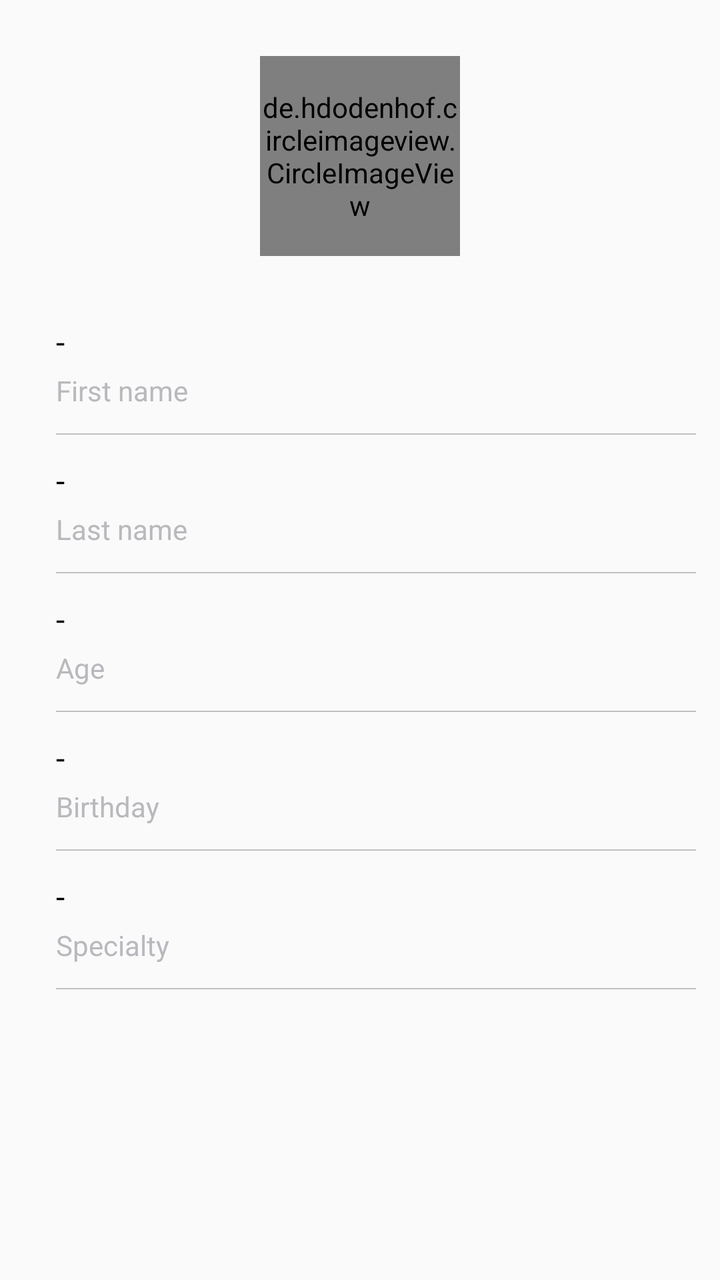
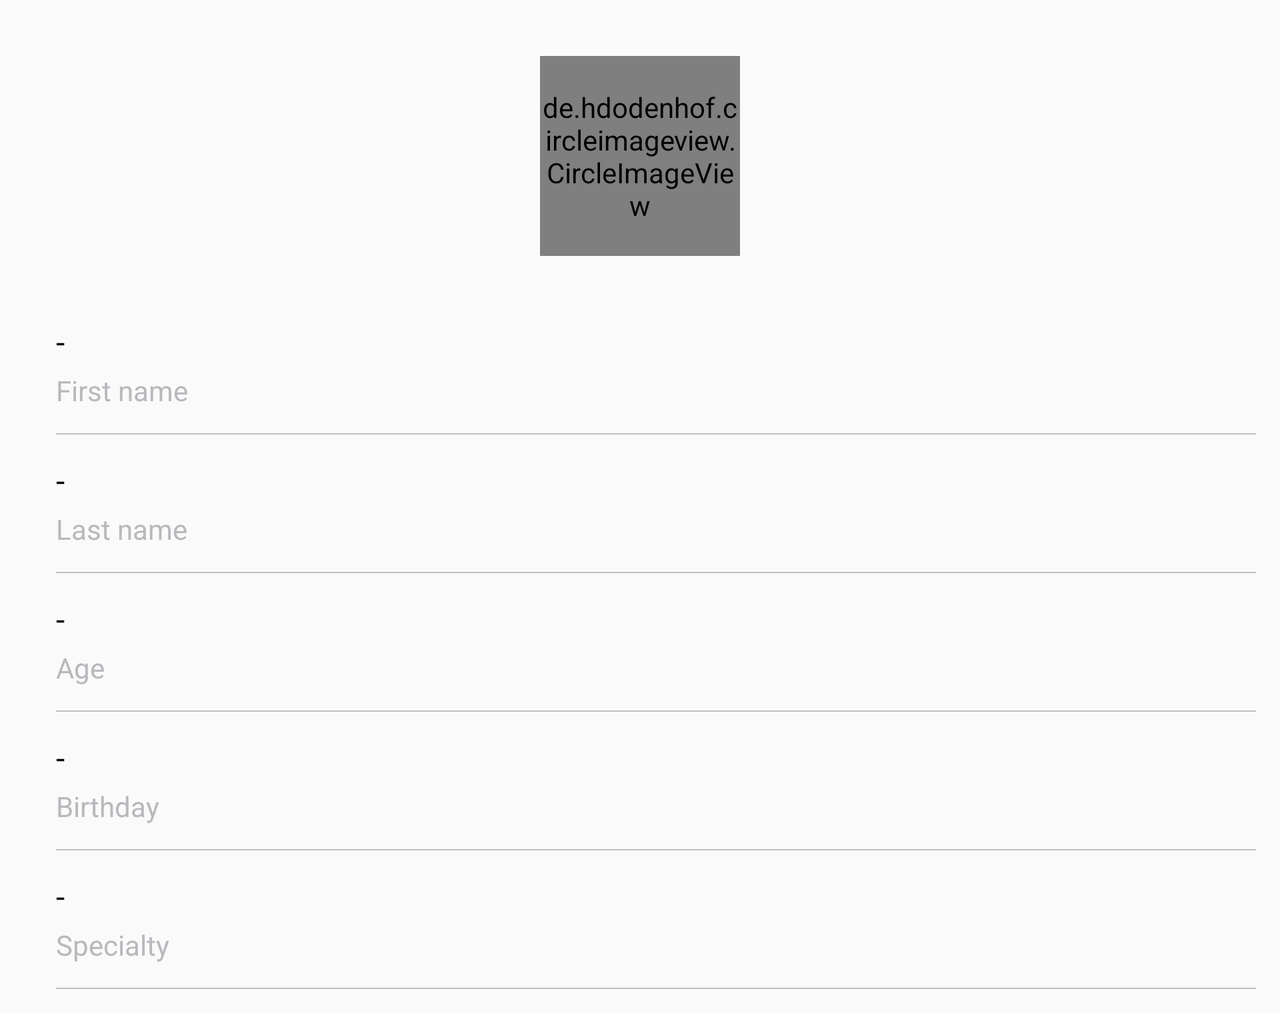

An Android layout and its configuration variant, each rendered on a device that would load it. The default file and the variant file are quoted in full after the pictures.
<!-- AndroidManifest.xml: application theme AppTheme -->
<!-- res/layout/fragment_desc_worker.xml -->
<?xml version="1.0" encoding="utf-8"?>
<androidx.constraintlayout.widget.ConstraintLayout xmlns:android="http://schemas.android.com/apk/res/android"
    xmlns:app="http://schemas.android.com/apk/res-auto"
    xmlns:tools="http://schemas.android.com/tools"
    android:layout_width="match_parent"
    android:layout_height="match_parent"
    android:padding="12dp">

    <de.hdodenhof.circleimageview.CircleImageView
        android:id="@+id/avatar_circle_image_view"
        android:layout_width="100dp"
        android:layout_height="100dp"
        android:layout_marginTop="16dp"
        app:layout_constraintEnd_toEndOf="parent"
        app:layout_constraintStart_toStartOf="parent"
        app:layout_constraintTop_toTopOf="parent"
        tools:src="@tools:sample/avatars" />

    <TextView
        android:id="@+id/first_name_text_view"
        style="@style/WorkerInfoName"
        android:text="@string/first_name"
        app:layout_constraintStart_toStartOf="@+id/value_first_name_text_view"
        app:layout_constraintTop_toBottomOf="@+id/value_first_name_text_view" />

    <TextView
        android:id="@+id/last_name_text_view"
        style="@style/WorkerInfoName"
        android:text="@string/last_name"
        app:layout_constraintStart_toStartOf="@+id/value_last_name_text_view"
        app:layout_constraintTop_toBottomOf="@+id/value_last_name_text_view" />

    <TextView
        android:id="@+id/age_text_view"
        style="@style/WorkerInfoName"
        android:text="@string/age"
        app:layout_constraintStart_toStartOf="@+id/value_age_text_view"
        app:layout_constraintTop_toBottomOf="@+id/value_age_text_view" />

    <TextView
        android:id="@+id/birthday_name_text_view"
        style="@style/WorkerInfoName"
        android:text="@string/birthday"
        app:layout_constraintStart_toStartOf="@+id/value_birthday_text_view"
        app:layout_constraintTop_toBottomOf="@+id/value_birthday_text_view" />

    <TextView
        android:id="@+id/special_text_view"
        style="@style/WorkerInfoName"
        android:text="@string/specialty"
        app:layout_constraintStart_toStartOf="@+id/value_special_text_view"
        app:layout_constraintTop_toBottomOf="@+id/value_special_text_view" />

    <TextView
        android:id="@+id/value_first_name_text_view"
        style="@style/WorkerInfoValue"
        android:layout_marginStart="16dp"
        android:layout_marginLeft="16dp"
        android:layout_marginTop="32dp"
        app:layout_constraintStart_toStartOf="parent"
        app:layout_constraintTop_toBottomOf="@+id/avatar_circle_image_view" />

    <TextView
        android:id="@+id/value_last_name_text_view"
        style="@style/WorkerInfoValue"
        app:layout_constraintStart_toStartOf="@+id/horizontal_line1"
        app:layout_constraintTop_toBottomOf="@+id/horizontal_line1" />

    <TextView
        android:id="@+id/value_age_text_view"
        style="@style/WorkerInfoValue"
        app:layout_constraintStart_toStartOf="@+id/horizontal_line2"
        app:layout_constraintTop_toBottomOf="@+id/horizontal_line2" />

    <TextView
        android:id="@+id/value_birthday_text_view"
        style="@style/WorkerInfoValue"
        app:layout_constraintStart_toStartOf="@+id/horizontal_line3"
        app:layout_constraintTop_toBottomOf="@+id/horizontal_line3" />

    <TextView
        android:id="@+id/value_special_text_view"
        style="@style/WorkerInfoValue"
        app:layout_constraintStart_toStartOf="@+id/horizontal_line4"
        app:layout_constraintTop_toBottomOf="@+id/horizontal_line4" />

    <View
        android:id="@+id/horizontal_line1"
        style="@style/Line"
        app:layout_constraintEnd_toEndOf="parent"
        app:layout_constraintStart_toStartOf="parent"
        app:layout_constraintTop_toBottomOf="@+id/first_name_text_view" />

    <View
        android:id="@+id/horizontal_line2"
        style="@style/Line"
        app:layout_constraintEnd_toEndOf="parent"
        app:layout_constraintStart_toStartOf="parent"
        app:layout_constraintTop_toBottomOf="@+id/last_name_text_view" />

    <View
        android:id="@+id/horizontal_line3"
        style="@style/Line"
        app:layout_constraintEnd_toEndOf="parent"
        app:layout_constraintHorizontal_bias="0.0"
        app:layout_constraintStart_toStartOf="parent"
        app:layout_constraintTop_toBottomOf="@+id/age_text_view" />

    <View
        android:id="@+id/horizontal_line4"
        style="@style/Line"
        app:layout_constraintEnd_toEndOf="parent"
        app:layout_constraintHorizontal_bias="0.0"
        app:layout_constraintStart_toStartOf="parent"
        app:layout_constraintTop_toBottomOf="@+id/birthday_name_text_view" />

    <View
        android:id="@+id/horizontal_line5"
        style="@style/Line"
        app:layout_constraintEnd_toEndOf="parent"
        app:layout_constraintStart_toStartOf="parent"
        app:layout_constraintTop_toBottomOf="@+id/special_text_view" />

</androidx.constraintlayout.widget.ConstraintLayout>
<!-- resources referenced by this layout -->
<resources>
  <string name="age">Age</string>
  <string name="birthday">Birthday</string>
  <string name="first_name">First name</string>
  <string name="last_name">Last name</string>
  <string name="specialty">Specialty</string>
  <style name="Line">
          <item name="android:layout_width">match_parent</item>
          <item name="android:layout_height">0.5dp</item>
          <item name="android:layout_marginLeft">16dp</item>
          <item name="android:layout_marginTop">12dp</item>
          <item name="android:background">#c0c0c0</item>
      </style>
  <style name="WorkerInfoName">
          <item name="android:layout_width">wrap_content</item>
          <item name="android:layout_height">wrap_content</item>
          <item name="android:layout_marginTop">4dp</item>
          <item name="android:textColor">#b9b8bd</item>
      </style>
  <style name="WorkerInfoValue">
          <item name="android:layout_width">wrap_content</item>
          <item name="android:layout_height">wrap_content</item>
          <item name="android:layout_marginTop">12dp</item>
          <item name="android:text">@string/empty_value</item>
          <item name="android:textColor">#000</item>
          <item name="android:textSize">16sp</item>
      </style>
  <style name="AppTheme" parent="Theme.AppCompat.Light.NoActionBar">
          
          <item name="colorPrimary">@color/colorPrimary</item>
          <item name="colorPrimaryDark">@color/colorPrimaryDark</item>
          <item name="colorAccent">@color/colorAccent</item>
      </style>
  <string name="empty_value">-</string>
  <color name="colorPrimary">#6200EE</color>
  <color name="colorPrimaryDark">#3700B3</color>
  <color name="colorAccent">#03DAC5</color>
</resources>
<!-- res/layout-land/fragment_desc_worker.xml (the repository's variant of the layout above) -->
<!-- drawn on the phone turned sideways -->
<?xml version="1.0" encoding="utf-8"?>
<androidx.core.widget.NestedScrollView xmlns:android="http://schemas.android.com/apk/res/android"
    xmlns:app="http://schemas.android.com/apk/res-auto"
    xmlns:tools="http://schemas.android.com/tools"
    android:layout_width="match_parent"
    android:layout_height="match_parent">

    <androidx.constraintlayout.widget.ConstraintLayout
        android:layout_width="match_parent"
        android:layout_height="match_parent"
        android:padding="12dp">

        <de.hdodenhof.circleimageview.CircleImageView
            android:id="@+id/avatar_circle_image_view"
            android:layout_width="100dp"
            android:layout_height="100dp"
            android:layout_marginTop="16dp"
            app:layout_constraintEnd_toEndOf="parent"
            app:layout_constraintStart_toStartOf="parent"
            app:layout_constraintTop_toTopOf="parent"
            tools:src="@tools:sample/avatars" />

        <TextView
            android:id="@+id/first_name_text_view"
            style="@style/WorkerInfoName"
            android:text="@string/first_name"
            app:layout_constraintStart_toStartOf="@+id/value_first_name_text_view"
            app:layout_constraintTop_toBottomOf="@+id/value_first_name_text_view" />

        <TextView
            android:id="@+id/last_name_text_view"
            style="@style/WorkerInfoName"
            android:text="@string/last_name"
            app:layout_constraintStart_toStartOf="@+id/value_last_name_text_view"
            app:layout_constraintTop_toBottomOf="@+id/value_last_name_text_view" />

        <TextView
            android:id="@+id/age_text_view"
            style="@style/WorkerInfoName"
            android:text="@string/age"
            app:layout_constraintStart_toStartOf="@+id/value_age_text_view"
            app:layout_constraintTop_toBottomOf="@+id/value_age_text_view" />

        <TextView
            android:id="@+id/birthday_name_text_view"
            style="@style/WorkerInfoName"
            android:text="@string/birthday"
            app:layout_constraintStart_toStartOf="@+id/value_birthday_text_view"
            app:layout_constraintTop_toBottomOf="@+id/value_birthday_text_view" />

        <TextView
            android:id="@+id/special_text_view"
            style="@style/WorkerInfoName"
            android:text="@string/specialty"
            app:layout_constraintStart_toStartOf="@+id/value_special_text_view"
            app:layout_constraintTop_toBottomOf="@+id/value_special_text_view" />

        <TextView
            android:id="@+id/value_first_name_text_view"
            style="@style/WorkerInfoValue"
            android:layout_marginStart="16dp"
            android:layout_marginLeft="16dp"
            android:layout_marginTop="32dp"
            app:layout_constraintStart_toStartOf="parent"
            app:layout_constraintTop_toBottomOf="@+id/avatar_circle_image_view" />

        <TextView
            android:id="@+id/value_last_name_text_view"
            style="@style/WorkerInfoValue"
            app:layout_constraintStart_toStartOf="@+id/horizontal_line1"
            app:layout_constraintTop_toBottomOf="@+id/horizontal_line1" />

        <TextView
            android:id="@+id/value_age_text_view"
            style="@style/WorkerInfoValue"
            app:layout_constraintStart_toStartOf="@+id/horizontal_line2"
            app:layout_constraintTop_toBottomOf="@+id/horizontal_line2" />

        <TextView
            android:id="@+id/value_birthday_text_view"
            style="@style/WorkerInfoValue"
            app:layout_constraintStart_toStartOf="@+id/horizontal_line3"
            app:layout_constraintTop_toBottomOf="@+id/horizontal_line3" />

        <TextView
            android:id="@+id/value_special_text_view"
            style="@style/WorkerInfoValue"
            app:layout_constraintStart_toStartOf="@+id/horizontal_line4"
            app:layout_constraintTop_toBottomOf="@+id/horizontal_line4" />

        <View
            android:id="@+id/horizontal_line1"
            style="@style/Line"
            app:layout_constraintEnd_toEndOf="parent"
            app:layout_constraintStart_toStartOf="parent"
            app:layout_constraintTop_toBottomOf="@+id/first_name_text_view" />

        <View
            android:id="@+id/horizontal_line2"
            style="@style/Line"
            app:layout_constraintEnd_toEndOf="parent"
            app:layout_constraintStart_toStartOf="parent"
            app:layout_constraintTop_toBottomOf="@+id/last_name_text_view" />

        <View
            android:id="@+id/horizontal_line3"
            style="@style/Line"
            app:layout_constraintEnd_toEndOf="parent"
            app:layout_constraintHorizontal_bias="0.0"
            app:layout_constraintStart_toStartOf="parent"
            app:layout_constraintTop_toBottomOf="@+id/age_text_view" />

        <View
            android:id="@+id/horizontal_line4"
            style="@style/Line"
            app:layout_constraintEnd_toEndOf="parent"
            app:layout_constraintHorizontal_bias="0.0"
            app:layout_constraintStart_toStartOf="parent"
            app:layout_constraintTop_toBottomOf="@+id/birthday_name_text_view" />

        <View
            android:id="@+id/horizontal_line5"
            style="@style/Line"
            app:layout_constraintEnd_toEndOf="parent"
            app:layout_constraintStart_toStartOf="parent"
            app:layout_constraintTop_toBottomOf="@+id/special_text_view" />

    </androidx.constraintlayout.widget.ConstraintLayout>

</androidx.core.widget.NestedScrollView>
